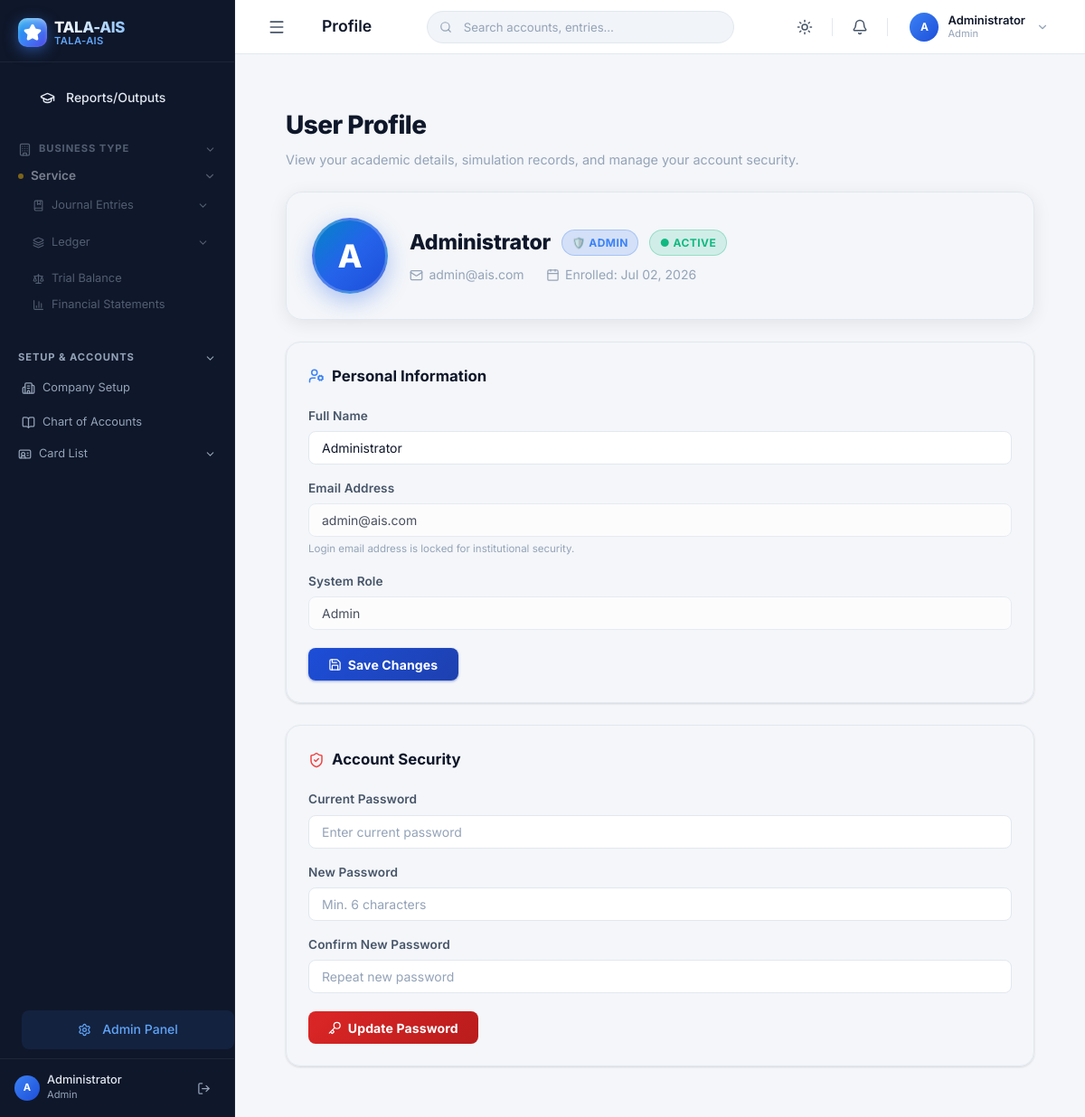
The page /pages/profile.php (signed in) on the database its author committed.
### tables this page shows
CREATE TABLE IF NOT EXISTS `users` (
    `id` INT AUTO_INCREMENT PRIMARY KEY,
    `name` VARCHAR(100) NOT NULL,
    `email` VARCHAR(150) NOT NULL UNIQUE,
    `password` VARCHAR(255) NOT NULL,
    `role` ENUM('Admin','Instructor','Student') NOT NULL DEFAULT 'Student',
    `status` ENUM('approved','pending','rejected') NOT NULL DEFAULT 'approved',
    `faculty_id` VARCHAR(50) NULL DEFAULT NULL,
    `department` VARCHAR(100) NULL DEFAULT NULL,
    `verification_notes` TEXT NULL DEFAULT NULL,
    `verified_by` INT NULL DEFAULT NULL,
    `verified_at` DATETIME NULL DEFAULT NULL,
    `active_company_id` INT NULL DEFAULT NULL,
    `created_at` TIMESTAMP DEFAULT CURRENT_TIMESTAMP
);

### pages/profile.php (the view, shortened to what this page needs)
<?php
require_once '../includes/header.php';
$db = get_db();
$user_id = (int)$_SESSION['user_id'];
$stmt = $db->prepare("SELECT id, name, email, role, created_at, active_company_id FROM users WHERE id = ?");
$stmt->bind_param('i', $user_id);
$stmt->execute();
$user = $stmt->get_result()->fetch_assoc();
$parts = explode(' ', $user['name'] ?? 'User');
$initials = strtoupper(substr($parts[0], 0, 1) . (isset($parts[1]) ? substr($parts[1], 0, 1) : ''));
$registeredDate = !empty($user['created_at']) ? date('M d, Y', strtotime($user['created_at'])) : 'N/A';
?>
<div style="padding: 1.5rem; max-width: 1000px; margin: 0 auto;">
    <div style="margin-bottom: 1.5rem;">
        <h1 style="font-size: 1.75rem; font-weight: 800; color: var(--text-primary); margin-bottom: 0.25rem; letter-spacing: -0.02em;">
            <?= $user['role'] === 'Student' ? 'Student Profile' : 'User Profile' ?>
        </h1>
        <p style="color: var(--text-muted); font-size: 0.9rem;">
            View your academic details, simulation records, and manage your account security.
        </p>
    </div>
    <div class="card" style="padding: 1.75rem; border-radius: 18px; margin-bottom: 1.5rem; background: var(--bg-card); border: 1px solid var(--border-color); box-shadow: 0 4px 20px rgba(0,0,0,0.08);">
        <div style="display: flex; align-items: center; gap: 1.5rem; flex-wrap: wrap;">
            <div style="width: 84px; height: 84px; border-radius: 50%; background: linear-gradient(135deg, #0284c7, #2563eb, #1d4ed8); display: flex; align-items: center; justify-content: center; color: #ffffff; font-size: 2.2rem; font-weight: 800; flex-shrink: 0; box-shadow: 0 8px 24px rgba(37,99,235,0.35); border: 3px solid rgba(255,255,255,0.2);">
                <?= $initials ?>
            </div>
            <div style="flex: 1; min-width: 260px;">
                <div style="display: flex; align-items: center; gap: 0.75rem; flex-wrap: wrap; margin-bottom: 0.35rem;">
                    <h2 style="font-size: 1.45rem; font-weight: 800; color: var(--text-primary); margin: 0; letter-spacing: -0.01em;">
                        <?= htmlspecialchars($user['name']) ?>
                    </h2>
                    <span class="badge" style="background: rgba(37, 99, 235, 0.15); color: #3b82f6; border: 1px solid rgba(59, 130, 246, 0.3); font-weight: 700; font-size: 0.75rem; padding: 0.25rem 0.65rem; border-radius: 99px;">
                        <?= $user['role'] === 'Student' ? '🎓 Student' : ($user['role'] === 'Instructor' ? '👨‍🏫 Instructor' : '🛡️ Admin') ?>
                    </span>
                    <span class="badge" style="background: rgba(16, 185, 129, 0.15); color: #10b981; border: 1px solid rgba(16, 185, 129, 0.3); font-weight: 700; font-size: 0.75rem; padding: 0.25rem 0.65rem; border-radius: 99px;">
                        ● Active
                    </span>
                </div>
                <div style="display: flex; gap: 1.5rem; flex-wrap: wrap; font-size: 0.875rem; color: var(--text-muted); margin-top: 0.4rem;">
                    <div style="display: flex; align-items: center; gap: 0.4rem;">
                        <i data-lucide="mail" style="width: 15px; height: 15px; color: var(--text-muted);"></i>
                        <?= htmlspecialchars($user['email']) ?>
                    </div>
                    <div style="display: flex; align-items: center; gap: 0.4rem;">
                        <i data-lucide="calendar" style="width: 15px; height: 15px; color: var(--text-muted);"></i>
                        <span>Enrolled: <?= $registeredDate ?></span>
                    </div>
                </div>
            </div>
        </div>
    </div>
    <div style="display: grid; grid-template-columns: repeat(auto-fit, minmax(min(100%, 420px), 1fr)); gap: 1.5rem;">
        <div class="card" style="padding: 1.5rem; border-radius: 16px; background: var(--bg-card); border: 1px solid var(--border-color);">
            <h3 style="font-size: 1.05rem; font-weight: 700; color: var(--text-primary); margin-bottom: 1.25rem; display: flex; align-items: center; gap: 0.5rem;">
                <i data-lucide="user-cog" style="width: 18px; height: 18px; color: #3b82f6;"></i> Personal Information
            </h3>
            <form method="POST">
                <div class="form-group" style="margin-bottom: 1rem;">
                    <label class="form-label" style="font-size: 0.85rem; font-weight: 600; margin-bottom: 0.35rem; display: block;">Full Name</label>
                    <input type="text" name="name" class="form-control" value="<?= htmlspecialchars($user['name']) ?>" required style="border-radius: 8px;">
                </div>
                <div class="form-group" style="margin-bottom: 1rem;">
                    <label class="form-label" style="font-size: 0.85rem; font-weight: 600; margin-bottom: 0.35rem; display: block;">Email Address</label>
                    <input type="email" class="form-control" value="<?= htmlspecialchars($user['email']) ?>" readonly disabled style="background: var(--bg-secondary); cursor: not-allowed; opacity: 0.75; border-radius: 8px;">
                    <div style="font-size: 0.72rem; color: var(--text-muted); margin-top: 0.25rem;">Login email address is locked for institutional security.</div>
                </div>
                <div class="form-group" style="margin-bottom: 1.25rem;">
                    <label class="form-label" style="font-size: 0.85rem; font-weight: 600; margin-bottom: 0.35rem; display: block;">System Role</label>
                    <input type="text" class="form-control" value="<?= htmlspecialchars($user['role']) ?>" readonly disabled style="background: var(--bg-secondary); cursor: not-allowed; opacity: 0.75; border-radius: 8px;">
                </div>
                <button type="submit" class="btn btn-primary" style="font-weight: 700; padding: 0.6rem 1.4rem; border-radius: 8px; display: inline-flex; align-items: center; gap: 0.4rem;">
                    <i data-lucide="save" style="width: 15px; height: 15px;"></i> Save Changes
                </button>
            </form>
        </div>
        <div class="card" style="padding: 1.5rem; border-radius: 16px; background: var(--bg-card); border: 1px solid var(--border-color);">
            <h3 style="font-size: 1.05rem; font-weight: 700; color: var(--text-primary); margin-bottom: 1.25rem; display: flex; align-items: center; gap: 0.5rem;">
                <i data-lucide="shield-check" style="width: 18px; height: 18px; color: #ef4444;"></i> Account Security
            </h3>
            <form method="POST">
                <div class="form-group" style="margin-bottom: 1rem;">
                    <label class="form-label" style="font-size: 0.85rem; font-weight: 600; margin-bottom: 0.35rem; display: block;">Current Password</label>
                    <input type="password" name="current_password" class="form-control" required placeholder="Enter current password" style="border-radius: 8px;">
                </div>
                <div class="form-group" style="margin-bottom: 1rem;">
                    <label class="form-label" style="font-size: 0.85rem; font-weight: 600; margin-bottom: 0.35rem; display: block;">New Password</label>
                    <input type="password" name="new_password" class="form-control" required placeholder="Min. 6 characters" style="border-radius: 8px;">
                </div>
                <div class="form-group" style="margin-bottom: 1.25rem;">
                    <label class="form-label" style="font-size: 0.85rem; font-weight: 600; margin-bottom: 0.35rem; display: block;">Confirm New Password</label>
                    <input type="password" name="confirm_password" class="form-control" required placeholder="Repeat new password" style="border-radius: 8px;">
                </div>
                <button type="submit" class="btn btn-danger" style="font-weight: 700; padding: 0.6rem 1.4rem; border-radius: 8px; display: inline-flex; align-items: center; gap: 0.4rem;">
                    <i data-lucide="key" style="width: 15px; height: 15px;"></i> Update Password
                </button>
            </form>
        </div>
    </div>
</div>
<?php require_once '../includes/footer.php'; ?>

### assets/css/style.css (style rules this page uses)
:root { --brand-50: #eff6ff; --brand-100: #dbeafe; --brand-200: #bfdbfe; --brand-500: #3b82f6; --brand-600: #1d4ed8; --brand-700: #1e40af; --brand-800: #1e3a8a; --brand-900: #172554; --bg-primary: #f4f6f9; --bg-secondary: #ffffff; --bg-tertiary: #f1f4f8; --text-primary: #0f172a; --text-secondary: #475569; --text-muted: #94a3b8; --primary-color: #1d4ed8; --primary-hover: #1e40af; --secondary-color: #eff6ff; --border-color: #e2e8f0; --border-strong: #cbd5e1; --success-color: #16a34a; --success-bg: #f0fdf4; --success-border:#bbf7d0; --danger-color: #dc2626; --danger-bg: #fef2f2; --danger-border: #fecaca; --warning-color: #d97706; --warning-bg: #fffbeb; --warning-border:#fde68a; --info-color: #0891b2; --info-bg: #ecfeff; --sidebar-bg: #0f172a; --sidebar-text: #e2e8f0; --sidebar-muted: #94a3b8; --sidebar-hover: rgba(255,255,255,0.07); --sidebar-active: rgba(59,130,246,0.15); --sidebar-border: rgba(255,255,255,0.06); --sidebar-accent: #3b82f6; --shadow-xs: 0 1px 2px rgba(0,0,0,0.05); --shadow-sm: 0 1px 3px rgba(0,0,0,0.08), 0 1px 2px rgba(0,0,0,0.05); --shadow-md: 0 4px 6px -1px rgba(0,0,0,0.07), 0 2px 4px -1px rgba(0,0,0,0.05); --shadow-lg: 0 10px 25px -3px rgba(0,0,0,0.1), 0 4px 8px -2px rgba(0,0,0,0.05); --shadow-xl: 0 20px 40px -5px rgba(0,0,0,0.12), 0 8px 16px -4px rgba(0,0,0,0.06); --radius-xs: 0.25rem; --radius-sm: 0.375rem; --radius-md: 0.5rem; --radius-lg: 0.75rem; --radius-xl: 1rem; --radius-2xl: 1.25rem; }
*, *::before, *::after { box-sizing: border-box; margin: 0; padding: 0; }
html { scroll-behavior: smooth; }
body { font-family: 'Inter', -apple-system, BlinkMacSystemFont, 'Segoe UI', sans-serif; font-feature-settings: 'cv11', 'ss01'; background-color: var(--bg-primary); color: var(--text-primary); line-height: 1.6; -webkit-font-smoothing: antialiased; transition: background-color 0.3s ease, color 0.3s ease; }
label { display: block; margin-bottom: 0.375rem; font-size: 0.8125rem; font-weight: 500; color: var(--text-secondary); letter-spacing: 0.01em; }
h1 { font-size: 1.5rem; font-weight: 700; color: var(--text-primary); letter-spacing: -0.02em; }
h2 { font-size: 1.25rem; font-weight: 600; color: var(--text-primary); }
h3 { font-size: 1.0625rem; font-weight: 600; color: var(--text-primary); }
.card { background-color: var(--bg-secondary); border-radius: var(--radius-xl); box-shadow: var(--shadow-sm); padding: 1.5rem; border: 1px solid var(--border-color); transition: background-color 0.3s ease, border-color 0.3s ease, box-shadow 0.2s ease; }
.btn { display: inline-flex; align-items: center; justify-content: center; gap: 0.45rem; padding: 0.5rem 1rem; border-radius: var(--radius-md); font-weight: 500; font-size: 0.875rem; font-family: inherit; cursor: pointer; border: none; transition: all 0.18s ease; letter-spacing: 0.01em; white-space: nowrap; }
.btn-primary { background: linear-gradient(135deg, var(--brand-600), var(--brand-700)); color: #fff; box-shadow: 0 1px 3px rgba(30,64,175,0.3), 0 1px 2px rgba(30,64,175,0.2); }
.btn-danger { background: linear-gradient(135deg, #dc2626, #b91c1c); color: #fff; }
.form-group { margin-bottom: 1.125rem; }
.form-control { width: 100%; padding: 0.5625rem 0.875rem; border: 1px solid var(--border-color); border-radius: var(--radius-md); background-color: var(--bg-secondary); color: var(--text-primary); font-family: inherit; font-size: 0.875rem; transition: border-color 0.2s, box-shadow 0.2s; outline: none; }
.form-control::placeholder { color: var(--text-muted); }
.badge { display: inline-flex; align-items: center; padding: 0.2em 0.6em; font-size: 0.7rem; font-weight: 600; border-radius: 9999px; letter-spacing: 0.04em; text-transform: uppercase; white-space: nowrap; }
.form-label { display: block; margin-bottom: 0.375rem; font-size: 0.8125rem; font-weight: 500; color: var(--text-secondary); letter-spacing: 0.01em; }

### rows shown on the page
users: name "A", name "Administrator", email "admin@ais.com", created_at "Jul 02, 2026", role "Admin"

### other values the page prints
$bt "Service"
$initials "A"
$userName "Administrator"
$userRole "Admin"
$pageTitle "Profile"
